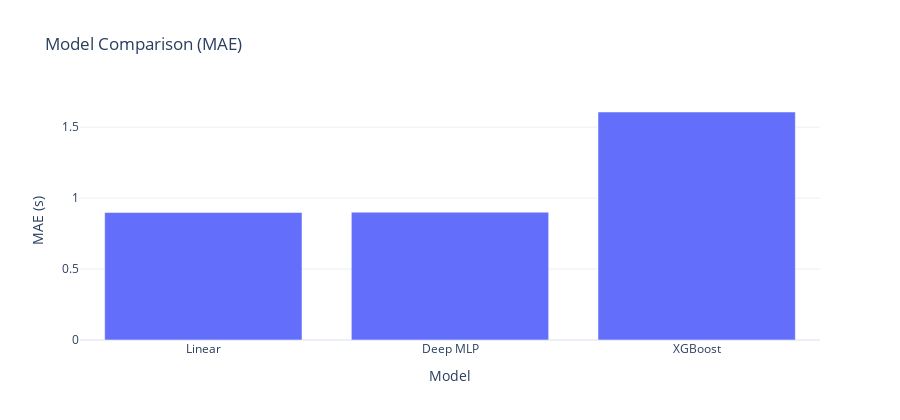

Here is the notebook cell this chart was saved with:
### Code cell
plot_model_comparison(metrics)

### Figure 1 — Plotly figure (JSON) as saved in the notebook; plotly's stock layout.template omitted (floating-point values rounded to 4 significant figures)
{"data": [{"name": "MAE (s)", "type": "bar", "x": ["Linear", "Deep MLP", "XGBoost"], "y": [0.8985, 0.901, 1.607]}], "layout": {"height": 420, "title": {"text": "Model Comparison (MAE)"}, "xaxis": {"title": {"text": "Model"}}, "yaxis": {"title": {"text": "MAE (s)"}}}}
